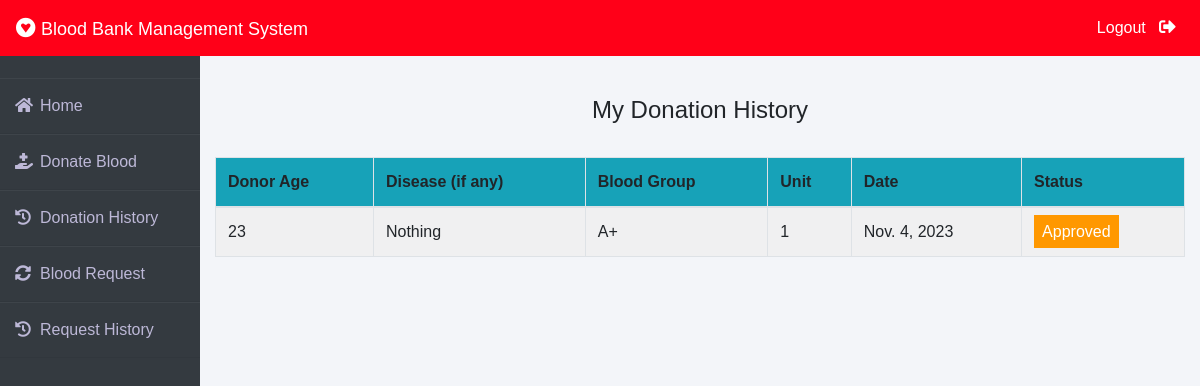
The app's page /donation-history (signed in), older data.
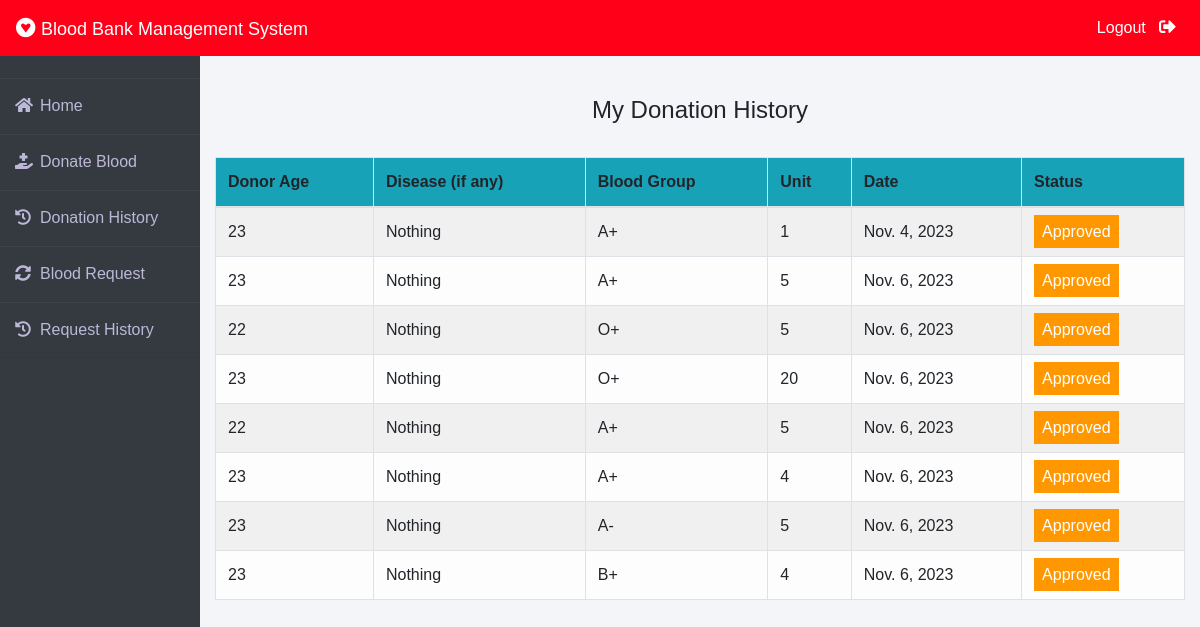
The same page, newer data.
### donor/models.py (models this page shows, shortened)
class BloodDonate(models.Model):
    donor=models.ForeignKey(Donor,on_delete=models.CASCADE)
    disease=models.CharField(max_length=100,default="Nothing")
    age=models.PositiveIntegerField()
    bloodgroup=models.CharField(max_length=10)
    unit=models.PositiveIntegerField(default=0)
    status=models.CharField(max_length=20,default="Pending")
    date=models.DateField(auto_now=True)

### donor/views.py (the view)
# urls.py: path('donation-history', views.donation_history_view,name='donation-history'),
def donation_history_view(request):
    donor=Donor.objects.get(user_id=request.user.id)
    donations= BloodDonate.objects.all().filter(donor=donor)
    return render(request,'donor/donation_history.html',{'donations':donations})

### donor/templates/donor/donation_history.html (shortened to what this page needs)
{% extends 'donor/donorbase.html' %}
{% block content %}
{% load widget_tweaks %}
{%load static%}
<head>
   </head>
<br><br>
<div class="container">
    <H4 class="text-center">My Donation History</H4><br>
    <table class="table table-light table-hover table-bordered table-striped">
        <thead class="bg-info">
            <tr>
                <th scope="col">Donor Age</th>
                <th scope="col">Disease (if any)</th>
                <th scope="col">Blood Group</th>
                <th scope="col">Unit</th>
                <th scope="col">Date</th>
                <th scope="col">Status</th>
            </tr>
        </thead>
        <tbody>
            {% for donate in donations %}
            <tr>
                <td>{{donate.age}}</td>
                <td> {{donate.disease}}</td>
                <td>{{donate.bloodgroup}}</td>
                <td>{{donate.unit}}</td>
                <td>{{donate.date}}</td>
                {% if donate.status == 'Approved' %}
                <td><span class="label warning"> Approved</span></td>
                {% elif donate.status == 'Rejected' %}
                <td><span class="label success">Rejected</span></td>
                {% else %}
                <td><span style="color: white;margin-left: 0px;" class="label info">Pending</span></td>
                {% endif %}
            </tr>
            {% endfor %}
        </tbody>
    </table>
</div>
{% endblock content %}

Row changes from the older to the newer data that the page shows:
added BloodDonate: age "23", disease "Nothing", bloodgroup "A+", unit "5", date "Nov. 6, 2023", status "Approved"
added BloodDonate: age "22", disease "Nothing", bloodgroup "O+", unit "5", date "Nov. 6, 2023", status "Approved"
added BloodDonate: age "23", disease "Nothing", bloodgroup "O+", unit "20", date "Nov. 6, 2023", status "Approved"
added BloodDonate: age "22", disease "Nothing", bloodgroup "A+", unit "5", date "Nov. 6, 2023", status "Approved"
added BloodDonate: age "23", disease "Nothing", bloodgroup "A+", unit "4", date "Nov. 6, 2023", status "Approved"
added BloodDonate: age "23", disease "Nothing", bloodgroup "A-", unit "5", date "Nov. 6, 2023", status "Approved"
added BloodDonate: age "23", disease "Nothing", bloodgroup "B+", unit "4", date "Nov. 6, 2023", status "Approved"
